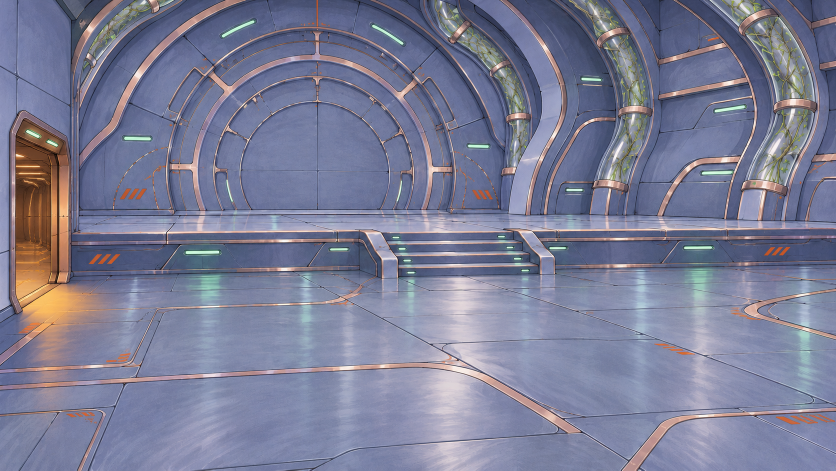
#> input picture atlas/tools/sources/engine-room-door.png, 1672 x 941 px, found by its file name (shown at 1/2 size)
$ python make_engine_door.py
#> lines starting #> are read from the running program, lines starting #| are printed output that depends on the picture
"""Engine room: Erikk's background with the doorway painted in, plus the
amber glow that pulses over that doorway.

Writes public/atlas/assets/scenes/engine_room.png (1280 x 720) and
public/atlas/assets/fx/glow_engine_door.png (logical px, box + 14 px margin).
Run optimize_pngs.py on the scene afterwards.
"""
from PIL import Image, ImageDraw, ImageFilter

SRC = "atlas/tools/sources/engine-room-door.png"
Image.open(SRC).convert("RGB").resize((1280, 720), Image.LANCZOS).save("public/atlas/assets/scenes/engine_room.png")
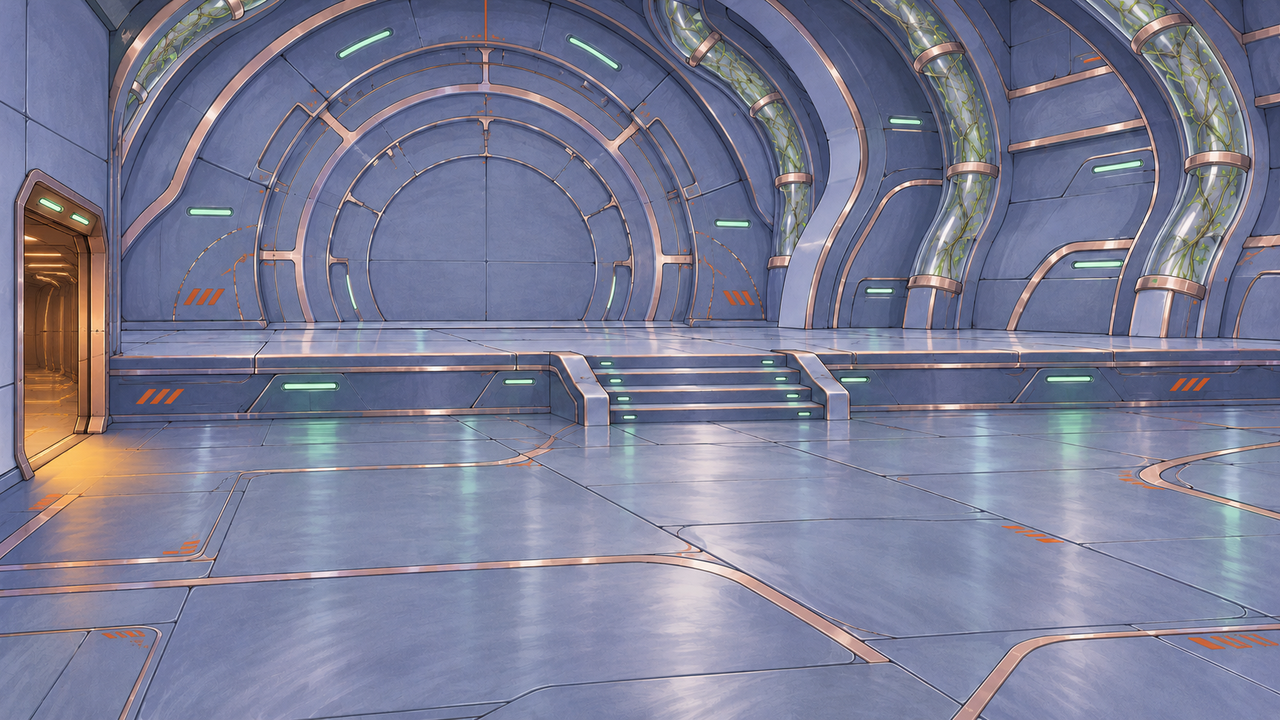
#> saved as engine_room.png: PIL image 1280x720 RGB; mean R, G, B 123, 125, 149.7

# Door frame in logical pixels (matches fx::GLOWS).
BOX = (7, 85, 54, 239)
M = 14
w, h = BOX[2] - BOX[0] + 2 * M, BOX[3] - BOX[1] + 2 * M
S = 4  # draw big, then shrink for a soft edge
glow = Image.new("RGBA", (w * S, h * S), (0, 0, 0, 0))
#> glow: PIL image 300x728 RGBA; every value is 0
d = ImageDraw.Draw(glow)
frame = (M * S, M * S, (w - M) * S, (h - M) * S)
d.rounded_rectangle(frame, radius=10 * S, outline=(255, 176, 70, 255), width=4 * S)
halo = glow.filter(ImageFilter.GaussianBlur(6 * S))
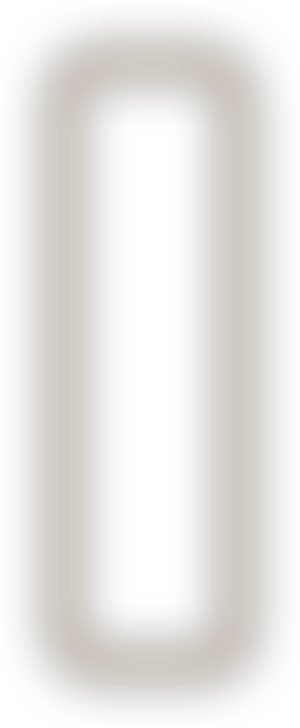
#> halo: PIL image 300x728 RGBA; mean R, G, B, A 27.8, 19.2, 7.6, 27.8; transparent parts drawn white
inner = Image.new("RGBA", glow.size, (0, 0, 0, 0))
ImageDraw.Draw(inner).rounded_rectangle((frame[0] + 6 * S, frame[1] + 6 * S, frame[2] - 6 * S, frame[3]), radius=8 * S, fill=(255, 190, 90, 70))
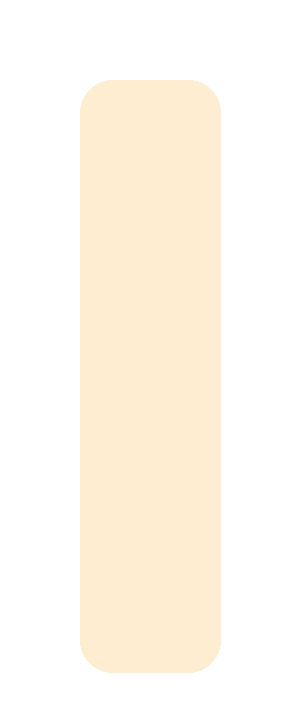
#> inner: PIL image 300x728 RGBA; mean R, G, B, A 96.6, 71.9, 34.1, 26.5; transparent parts drawn white
inner = inner.filter(ImageFilter.GaussianBlur(4 * S))
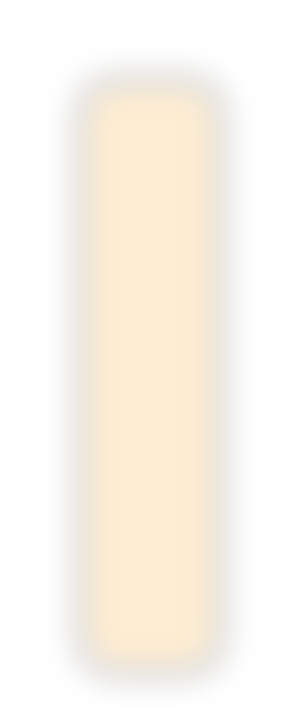
#> inner: PIL image 300x728 RGBA; mean R, G, B, A 96.6, 71.9, 34.1, 26.5; transparent parts drawn white
out = Image.alpha_composite(halo, halo)
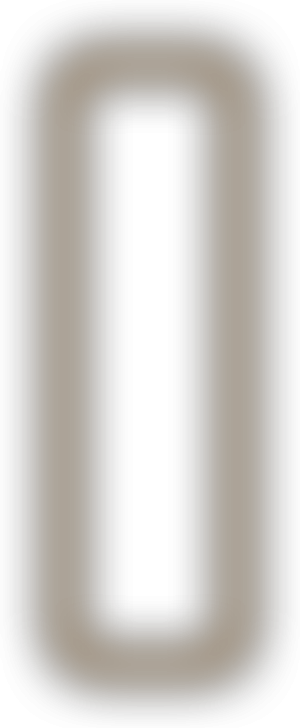
#> out: PIL image 300x728 RGBA; mean R, G, B, A 27.8, 19.2, 7.6, 50.5; transparent parts drawn white
out = Image.alpha_composite(out, inner)
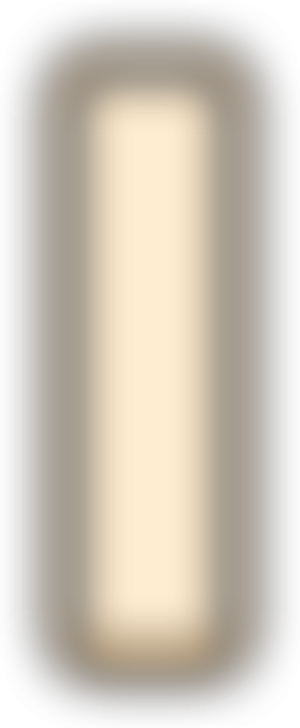
#> out: PIL image 300x728 RGBA; mean R, G, B, A 90.3, 66.2, 30.1, 72.9; transparent parts drawn white
out = Image.alpha_composite(out, glow.filter(ImageFilter.GaussianBlur(1.2 * S)))
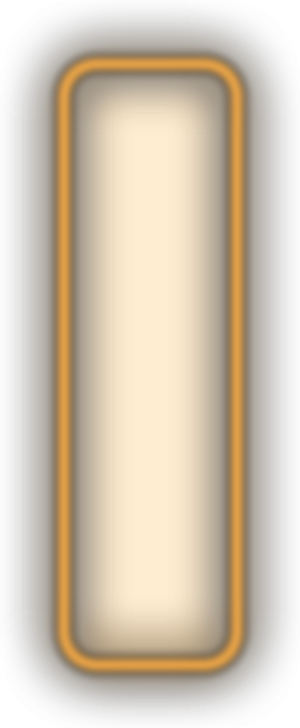
#> out: PIL image 300x728 RGBA; mean R, G, B, A 103.1, 74.9, 33.5, 87.9; transparent parts drawn white
out.resize((w, h), Image.LANCZOS).save("public/atlas/assets/fx/glow_engine_door.png", optimize=True)
print(w, h)
